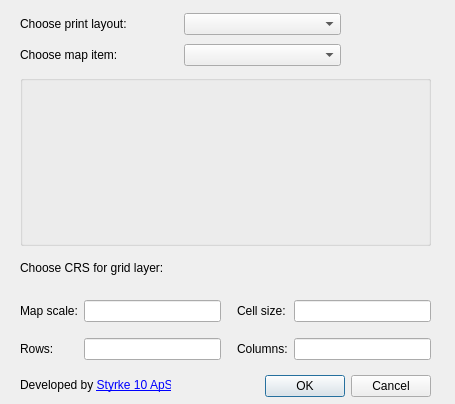
<?xml version="1.0" encoding="UTF-8"?>
<ui version="4.0">
 <class>AtlasGridDialogBase</class>
 <widget class="QDialog" name="AtlasGridDialogBase">
  <property name="geometry">
   <rect>
    <x>0</x>
    <y>0</y>
    <width>455</width>
    <height>404</height>
   </rect>
  </property>
  <property name="windowTitle">
   <string>AtlasGrid</string>
  </property>
  <widget class="QDialogButtonBox" name="button_box">
   <property name="geometry">
    <rect>
     <x>20</x>
     <y>370</y>
     <width>411</width>
     <height>32</height>
    </rect>
   </property>
   <property name="orientation">
    <enum>Qt::Horizontal</enum>
   </property>
   <property name="standardButtons">
    <set>QDialogButtonBox::Cancel|QDialogButtonBox::Ok</set>
   </property>
  </widget>
  <widget class="QgsExtentGroupBox" name="mExtentGroupBox">
   <property name="geometry">
    <rect>
     <x>20</x>
     <y>75</y>
     <width>411</width>
     <height>171</height>
    </rect>
   </property>
  </widget>
  <widget class="QWidget" name="gridLayoutWidget">
   <property name="geometry">
    <rect>
     <x>20</x>
     <y>290</y>
     <width>411</width>
     <height>80</height>
    </rect>
   </property>
   <layout class="QGridLayout" name="gridLayout">
    <item row="1" column="0">
     <widget class="QLabel" name="label_6">
      <property name="text">
       <string>Rows:</string>
      </property>
     </widget>
    </item>
    <item row="0" column="3">
     <widget class="QLabel" name="label_5">
      <property name="text">
       <string>Cell size:</string>
      </property>
     </widget>
    </item>
    <item row="0" column="0">
     <widget class="QLabel" name="label_4">
      <property name="text">
       <string>Map scale:</string>
      </property>
     </widget>
    </item>
    <item row="0" column="1">
     <widget class="QLineEdit" name="infoMapScale">
      <property name="readOnly">
       <bool>true</bool>
      </property>
     </widget>
    </item>
    <item row="1" column="4">
     <widget class="QLineEdit" name="infoCols">
      <property name="readOnly">
       <bool>true</bool>
      </property>
     </widget>
    </item>
    <item row="1" column="3">
     <widget class="QLabel" name="label_7">
      <property name="text">
       <string>Columns:</string>
      </property>
     </widget>
    </item>
    <item row="0" column="4">
     <widget class="QLineEdit" name="infoCellSize">
      <property name="readOnly">
       <bool>true</bool>
      </property>
     </widget>
    </item>
    <item row="1" column="1">
     <widget class="QLineEdit" name="infoRows">
      <property name="readOnly">
       <bool>true</bool>
      </property>
     </widget>
    </item>
    <item row="0" column="2" rowspan="2">
     <spacer name="verticalSpacer">
      <property name="orientation">
       <enum>Qt::Vertical</enum>
      </property>
      <property name="sizeHint" stdset="0">
       <size>
        <width>10</width>
        <height>40</height>
       </size>
      </property>
     </spacer>
    </item>
   </layout>
  </widget>
  <widget class="QWidget" name="gridLayoutWidget_2">
   <property name="geometry">
    <rect>
     <x>20</x>
     <y>10</y>
     <width>321</width>
     <height>61</height>
    </rect>
   </property>
   <layout class="QGridLayout" name="gridLayout_2">
    <item row="0" column="1">
     <widget class="QComboBox" name="cmb_PrintLayouts"/>
    </item>
    <item row="0" column="0">
     <widget class="QLabel" name="label">
      <property name="text">
       <string>Choose print layout:</string>
      </property>
     </widget>
    </item>
    <item row="1" column="0">
     <widget class="QLabel" name="label_2">
      <property name="text">
       <string>Choose map item:</string>
      </property>
     </widget>
    </item>
    <item row="1" column="1">
     <widget class="QComboBox" name="cmb_MapItems"/>
    </item>
   </layout>
  </widget>
  <widget class="QLabel" name="copyrightLabel">
   <property name="geometry">
    <rect>
     <x>20</x>
     <y>375</y>
     <width>151</width>
     <height>21</height>
    </rect>
   </property>
   <property name="text">
    <string>&lt;html&gt;&lt;head/&gt;&lt;body&gt;&lt;p&gt;Developed by &lt;a href=&quot;https://styrke10.dk&quot;&gt;&lt;span style=&quot; text-decoration: underline; color:#0000ff;&quot;&gt;Styrke 10 ApS&lt;/span&gt;&lt;/a&gt;&lt;/p&gt;&lt;/body&gt;&lt;/html&gt;</string>
   </property>
   <property name="openExternalLinks">
    <bool>true</bool>
   </property>
  </widget>
  <widget class="QWidget" name="horizontalLayoutWidget">
   <property name="geometry">
    <rect>
     <x>20</x>
     <y>252</y>
     <width>411</width>
     <height>31</height>
    </rect>
   </property>
   <layout class="QHBoxLayout" name="horizontalLayout">
    <item>
     <widget class="QLabel" name="label_8">
      <property name="text">
       <string>Choose CRS for grid layer:</string>
      </property>
     </widget>
    </item>
    <item>
     <widget class="QgsProjectionSelectionWidget" name="cmbCrsSelection"/>
    </item>
   </layout>
  </widget>
 </widget>
 <customwidgets>
  <customwidget>
   <class>QgsCollapsibleGroupBox</class>
   <extends>QGroupBox</extends>
   <header>qgscollapsiblegroupbox.h</header>
   <container>1</container>
  </customwidget>
  <customwidget>
   <class>QgsExtentGroupBox</class>
   <extends>QgsCollapsibleGroupBox</extends>
   <header>qgsextentgroupbox.h</header>
   <container>1</container>
  </customwidget>
  <customwidget>
   <class>QgsProjectionSelectionWidget</class>
   <extends>QWidget</extends>
   <header>qgsprojectionselectionwidget.h</header>
  </customwidget>
 </customwidgets>
 <resources/>
 <connections>
  <connection>
   <sender>button_box</sender>
   <signal>accepted()</signal>
   <receiver>AtlasGridDialogBase</receiver>
   <slot>accept()</slot>
   <hints>
    <hint type="sourcelabel">
     <x>20</x>
     <y>20</y>
    </hint>
    <hint type="destinationlabel">
     <x>20</x>
     <y>20</y>
    </hint>
   </hints>
  </connection>
  <connection>
   <sender>button_box</sender>
   <signal>rejected()</signal>
   <receiver>AtlasGridDialogBase</receiver>
   <slot>reject()</slot>
   <hints>
    <hint type="sourcelabel">
     <x>20</x>
     <y>20</y>
    </hint>
    <hint type="destinationlabel">
     <x>20</x>
     <y>20</y>
    </hint>
   </hints>
  </connection>
 </connections>
</ui>
